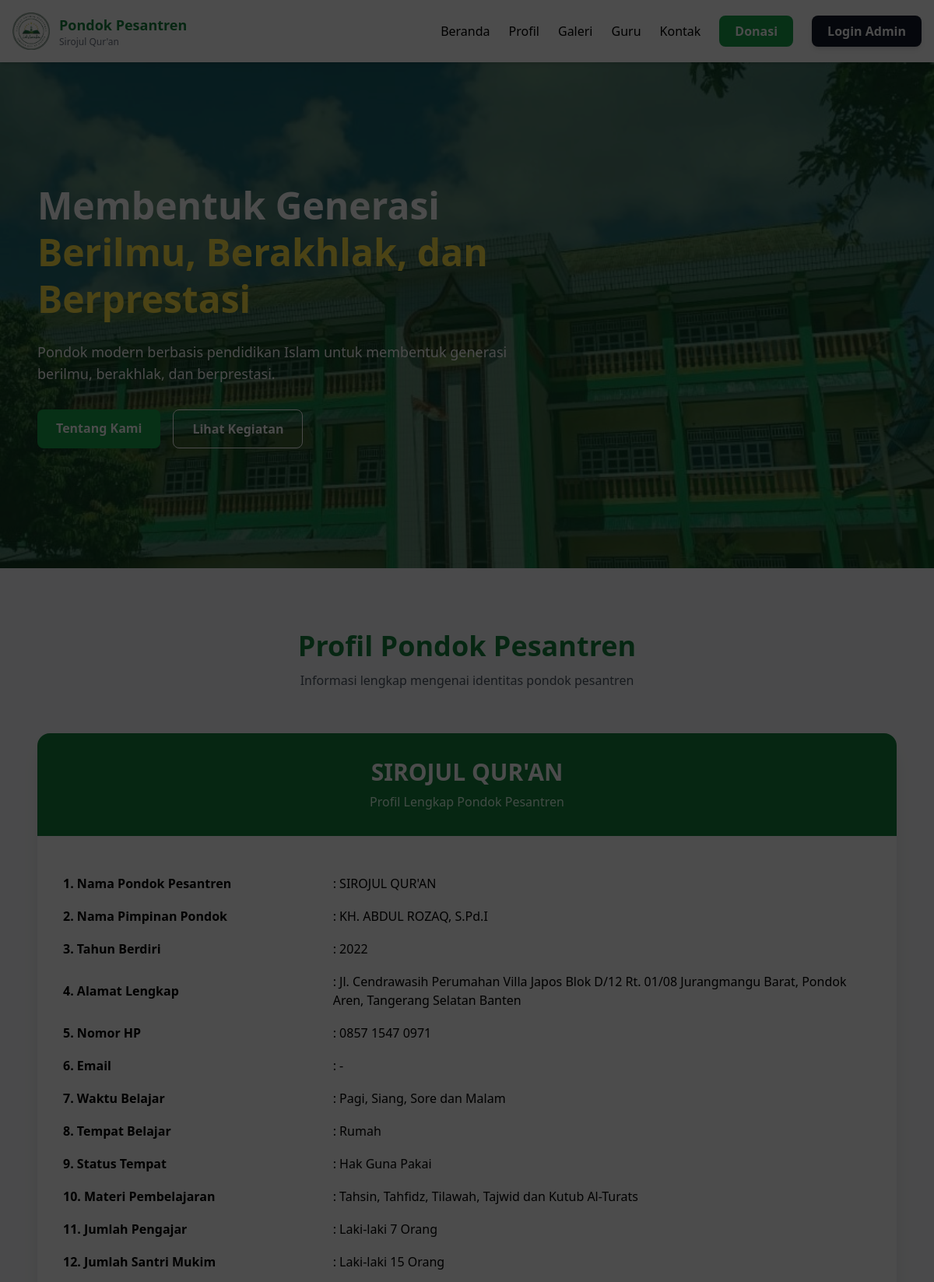
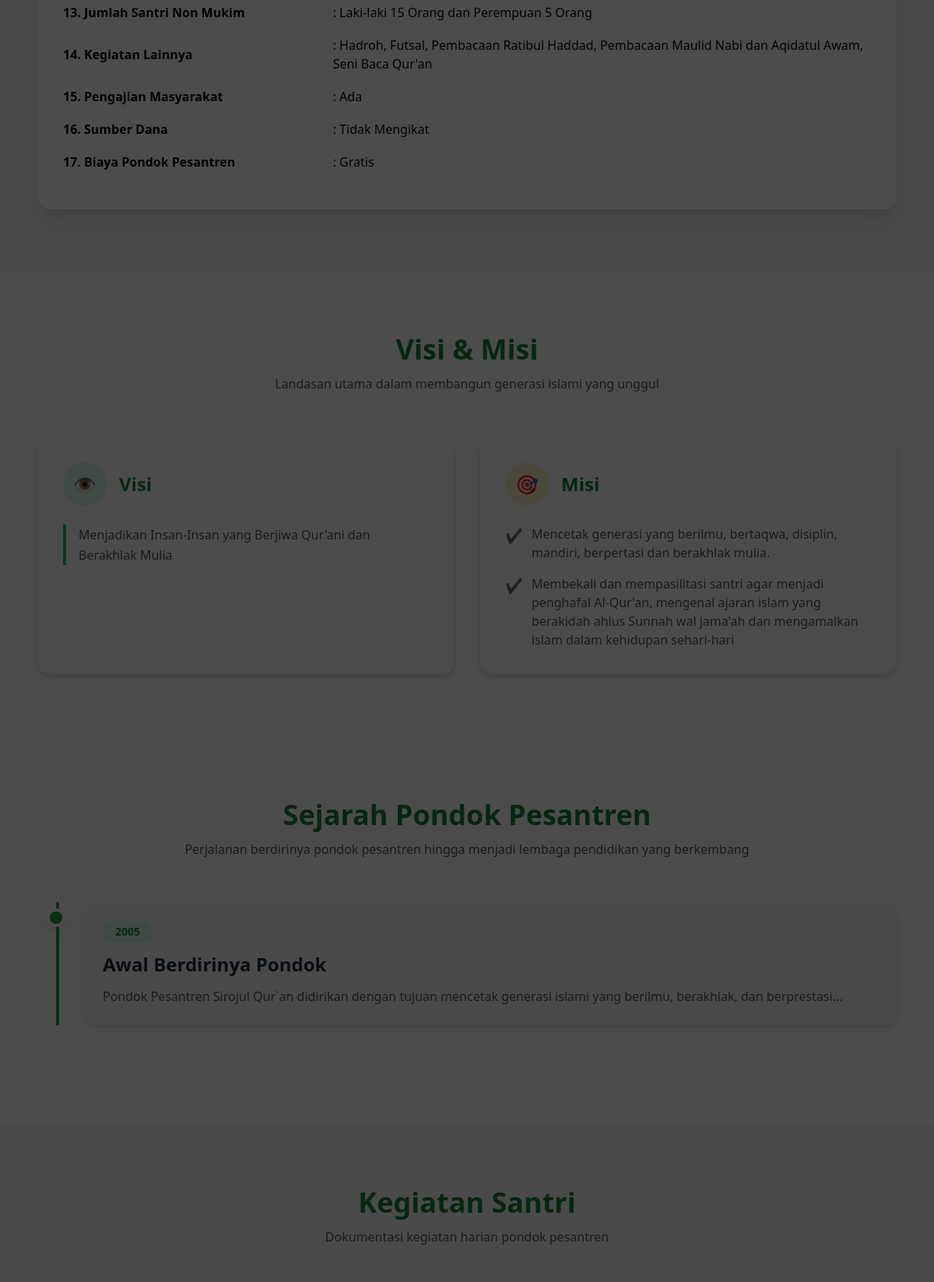
The page / (upper part) on the database its author committed (2 pictures, top to bottom).
### tables this page shows
CREATE TABLE `profil` (
  `id` int NOT NULL,
  `nama` varchar(255) DEFAULT NULL,
  `pimpinan` varchar(255) DEFAULT NULL,
  `tahun_berdiri` varchar(50) DEFAULT NULL,
  `alamat` text,
  `no_hp` varchar(50) DEFAULT NULL,
  `email` varchar(255) DEFAULT NULL,
  `waktu_belajar` varchar(255) DEFAULT NULL,
  `tempat_belajar` varchar(255) DEFAULT NULL,
  `status_tempat` varchar(255) DEFAULT NULL,
  `materi` text,
  `jumlah_pengajar` varchar(100) DEFAULT NULL,
  `jumlah_santri_mukim` varchar(100) DEFAULT NULL,
  `jumlah_santri_non_mukim` varchar(100) DEFAULT NULL,
  `kegiatan_lainnya` text,
  `pengajian_masyarakat` varchar(255) DEFAULT NULL,
  `sumber_dana` varchar(255) DEFAULT NULL,
  `biaya_pondok` varchar(255) DEFAULT NULL,
  `rekening` varchar(255) DEFAULT NULL,
  `qris` varchar(255) DEFAULT NULL,
  `logo` varchar(255) DEFAULT NULL
);

CREATE TABLE `visi` (
  `id` int NOT NULL,
  `isi` text
);

CREATE TABLE `misi` (
  `id` int NOT NULL,
  `isi` text
);

CREATE TABLE `sejarah` (
  `id` int NOT NULL,
  `judul` varchar(255) DEFAULT NULL,
  `isi` text,
  `tahun` varchar(20) DEFAULT NULL
);

### index.php (called while the page is built)
<?php include 'includes/header.php'; ?>
<?php include 'pages/home.php'; ?>

### pages/home.php (the view, shortened to what this page needs)
<?php
include 'config/database.php';
$profil = $conn->query("SELECT * FROM profil LIMIT 1")->fetch_assoc();
?>
<section class="relative h-[650px] bg-cover bg-center" style="background-image: url('uploads/banner.jpg');">
    <div class="absolute inset-0 bg-green-900/60"></div>
    <div class="relative z-10 max-w-6xl mx-auto px-6 h-full flex items-center">
        <div class="text-white max-w-2xl">
            <h1 class="text-5xl font-bold leading-tight mb-6">
                Membentuk Generasi <br>
                <span class="text-yellow-300">
                    Berilmu, Berakhlak, dan Berprestasi
                </span>
            </h1>
            <p class="text-lg mb-8">
                <?= $profil ? 'Pondok modern berbasis pendidikan Islam untuk membentuk generasi berilmu, berakhlak, dan berprestasi.' : 'Pondok pesantren modern berbasis pendidikan Islam berkualitas.' ?>
            </p>
            <div class="flex gap-4">
                <a href="profile.php" class="bg-green-600 hover:bg-green-700 px-6 py-3 rounded-lg font-semibold">
                    Tentang Kami
                </a>
                <a href="pages/galeri.php"
                    class="border border-white px-6 py-3 rounded-lg font-semibold hover:bg-white hover:text-green-700">
                    Lihat Kegiatan
                </a>
            </div>
        </div>
    </div>
</section>
<?php
$profilLengkap = $conn->query("SELECT * FROM profil LIMIT 1")->fetch_assoc();
?>
<section class="py-20 bg-gray-50">
    <div class="max-w-6xl mx-auto px-6">
        <div class="text-center mb-14">
            <h2 class="text-4xl font-bold text-green-700 mb-3">
                Profil Pondok Pesantren
            </h2>
            <p class="text-gray-600">
                Informasi lengkap mengenai identitas pondok pesantren
            </p>
        </div>
        <?php if($profilLengkap): ?>
        <div class="bg-white rounded-2xl shadow-xl overflow-hidden">
            <div class="bg-green-700 text-white p-8 text-center">
                <h3 class="text-3xl font-bold">
                    <?= $profilLengkap['nama']; ?>
                </h3>
                <p class="mt-2 text-green-100">
                    Profil Lengkap Pondok Pesantren
                </p>
            </div>
            <div class="p-8 overflow-x-auto">
                <table class="w-full border-separate border-spacing-y-4">
                    <tr>
                        <td class="font-semibold w-1/3">1. Nama Pondok Pesantren</td>
                        <td>: <?= $profilLengkap['nama']; ?></td>
                    </tr>
                    <tr>
                        <td class="font-semibold">2. Nama Pimpinan Pondok</td>
                        <td>: <?= $profilLengkap['pimpinan']; ?></td>
                    </tr>
                    <tr>
                        <td class="font-semibold">3. Tahun Berdiri</td>
                        <td>: <?= $profilLengkap['tahun_berdiri']; ?></td>
                    </tr>
                    <tr>
                        <td class="font-semibold">4. Alamat Lengkap</td>
                        <td>: <?= $profilLengkap['alamat']; ?></td>
                    </tr>
                    <tr>
                        <td class="font-semibold">5. Nomor HP</td>
                        <td>: <?= $profilLengkap['no_hp']; ?></td>
                    </tr>
                    <tr>
                        <td class="font-semibold">6. Email</td>
                        <td>: <?= $profilLengkap['email']; ?></td>
                    </tr>
                    <tr>
                        <td class="font-semibold">7. Waktu Belajar</td>
                        <td>: <?= $profilLengkap['waktu_belajar']; ?></td>
                    </tr>
                    <tr>
                        <td class="font-semibold">8. Tempat Belajar</td>
                        <td>: <?= $profilLengkap['tempat_belajar']; ?></td>
                    </tr>
                    <tr>
                        <td class="font-semibold">9. Status Tempat</td>
                        <td>: <?= $profilLengkap['status_tempat']; ?></td>
                    </tr>
                    <tr>
                        <td class="font-semibold">10. Materi Pembelajaran</td>
                        <td>: <?= $profilLengkap['materi']; ?></td>
                    </tr>
                    <tr>
                        <td class="font-semibold">11. Jumlah Pengajar</td>
                        <td>: <?= $profilLengkap['jumlah_pengajar']; ?></td>
                    </tr>
                    <tr>
                        <td class="font-semibold">12. Jumlah Santri Mukim</td>
                        <td>: <?= $profilLengkap['jumlah_santri_mukim']; ?></td>
                    </tr>
                    <tr>
                        <td class="font-semibold">13. Jumlah Santri Non Mukim</td>
                        <td>: <?= $profilLengkap['jumlah_santri_non_mukim']; ?></td>
                    </tr>
                    <tr>
                        <td class="font-semibold">14. Kegiatan Lainnya</td>
                        <td>: <?= $profilLengkap['kegiatan_lainnya']; ?></td>
                    </tr>
                    <tr>
                        <td class="font-semibold">15. Pengajian Masyarakat</td>
                        <td>: <?= $profilLengkap['pengajian_masyarakat']; ?></td>
                    </tr>
                    <tr>
                        <td class="font-semibold">16. Sumber Dana</td>
                        <td>: <?= $profilLengkap['sumber_dana']; ?></td>
                    </tr>
                    <tr>
                        <td class="font-semibold">17. Biaya Pondok Pesantren</td>
                        <td>: <?= $profilLengkap['biaya_pondok']; ?></td>
                    </tr>
                </table>
            </div>
        </div>
        <?php endif; ?>
    </div>
</section>
<section class="py-20 bg-white">
    <div class="max-w-6xl mx-auto px-6">
        <div class="text-center mb-14">
            <h2 class="text-4xl font-bold text-green-700 mb-3">
                Visi & Misi
            </h2>
            <p class="text-gray-600">
                Landasan utama dalam membangun generasi islami yang unggul
            </p>
        </div>
        <div class="grid md:grid-cols-2 gap-8">
            <div class="group bg-white border border-gray-100 rounded-2xl shadow-md p-8
                        hover:shadow-2xl hover:-translate-y-2 transition duration-300">
                <div class="flex items-center gap-4 mb-6">
                    <div class="w-14 h-14 bg-green-100 rounded-full flex items-center justify-center
                                group-hover:bg-green-600 transition">
                        <span class="text-2xl group-hover:text-white">👁️</span>
                    </div>
                    <h3 class="text-2xl font-bold text-green-700">
                        Visi
                    </h3>
                </div>
                <div class="space-y-3 text-gray-600 leading-relaxed">
                    <?php
                    $visi = $conn->query("SELECT * FROM visi");
                    if($visi && $visi->num_rows > 0):
                        while($v = $visi->fetch_assoc()):
                    ?>
                    <p class="border-l-4 border-green-500 pl-4">
                        <?= $v['isi']; ?>
                    </p>
                    <?php
                        endwhile;
                    else:
                    ?>
                    <p>Belum ada data visi</p>
                    <?php endif; ?>
                </div>
            </div>
            <div class="group bg-white border border-gray-100 rounded-2xl shadow-md p-8
                        hover:shadow-2xl hover:-translate-y-2 transition duration-300">
                <div class="flex items-center gap-4 mb-6">
                    <div class="w-14 h-14 bg-yellow-100 rounded-full flex items-center justify-center
                                group-hover:bg-yellow-500 transition">
                        <span class="text-2xl group-hover:text-white">🎯</span>
                    </div>
                    <h3 class="text-2xl font-bold text-green-700">
                        Misi
                    </h3>
                </div>
                <div class="space-y-4 text-gray-600">
                    <?php
                    $misi = $conn->query("SELECT * FROM misi");
                    if($misi && $misi->num_rows > 0):
                        while($m = $misi->fetch_assoc()):
                    ?>
                    <div class="flex items-start gap-3">
                        <span class="text-green-600 text-lg">✔</span>
                        <p><?= $m['isi']; ?></p>
                    </div>
                    <?php
                        endwhile;
                    else:
                    ?>
                    <p>Belum ada data misi</p>
                    <?php endif; ?>
                </div>
            </div>
        </div>
    </div>
</section>
<section class="py-20 bg-white">
    <div class="max-w-6xl mx-auto px-6">
        <div class="text-center mb-14">
            <h2 class="text-4xl font-bold text-green-700 mb-3">
                Sejarah Pondok Pesantren
            </h2>
            <p class="text-gray-600">
                Perjalanan berdirinya pondok pesantren hingga menjadi lembaga pendidikan yang berkembang
            </p>
        </div>
        <?php
        $sejarah = $conn->query("SELECT * FROM sejarah ORDER BY id ASC");
        ?>
        <?php if($sejarah && $sejarah->num_rows > 0): ?>
        <div class="relative border-l-4 border-green-600 ml-6">
            <?php while($s = $sejarah->fetch_assoc()): ?>
            <div class="mb-12 ml-8 relative">
                <div class="absolute -left-12 top-2 w-6 h-6 bg-green-600 rounded-full border-4 border-white shadow-lg">
                </div>
                <div class="bg-gray-50 rounded-2xl shadow-md p-6 hover:shadow-xl transition duration-300">
                    <span
                        class="inline-block bg-green-100 text-green-700 px-4 py-1 rounded-full text-sm font-semibold mb-3">
                        <?= $s['tahun']; ?>
                    </span>
                    <h3 class="text-2xl font-bold text-gray-800 mb-3">
                        <?= $s['judul']; ?>
                    </h3>
                    <p class="text-gray-600 leading-relaxed">
                        <?= $s['isi']; ?>
                    </p>
                </div>
            </div>
            <?php endwhile; ?>
        </div>
        <?php endif; ?>
    </div>
</section>
<section class="py-20 bg-gray-50">
    <div class="max-w-6xl mx-auto px-6">
        <div class="text-center mb-12">
            <h2 class="text-4xl font-bold text-green-700 mb-3">
                Kegiatan Santri
            </h2>
            <p class="text-gray-600">
                Dokumentasi kegiatan harian pondok pesantren
            </p>
        </div>
    </div>
</section>
<div id="popupPengumuman" class="fixed inset-0 bg-black/70 z-50 flex items-center justify-center px-4">
</div>

### rows shown on the page
profil: nama "SIROJUL QUR'AN", pimpinan "KH. ABDUL ROZAQ, S.Pd.I", tahun_berdiri "2022", alamat "Jl. Cendrawasih Perumahan Villa Japos Blok D/12 Rt. 01/08 Jurangmangu Barat, Pondok Aren, Tangerang Selatan Banten", no_hp "0857 1547 0971", email "-", waktu_belajar "Pagi, Siang, Sore dan Malam", tempat_belajar "Rumah", status_tempat "Hak Guna Pakai", materi "Tahsin, Tahfidz, Tilawah, Tajwid dan Kutub Al-Turats", jumlah_pengajar "Laki-laki 7 Orang", jumlah_santri_mukim "Laki-laki 15 Orang", jumlah_santri_non_mukim "Laki-laki 15 Orang dan Perempuan 5 Orang", kegiatan_lainnya "Hadroh, Futsal, Pembacaan Ratibul Haddad, Pembacaan Maulid Nabi dan Aqidatul Awam, Seni Baca Qur'an", pengajian_masyarakat "Ada", sumber_dana "Tidak Mengikat", biaya_pondok "Gratis"
visi: isi "Menjadikan Insan-Insan yang Berjiwa Qur'ani dan Berakhlak Mulia"
misi: isi "Mencetak generasi yang berilmu, bertaqwa, disiplin, mandiri, berpertasi dan berakhlak mulia."
misi: isi "Membekali dan mempasilitasi santri agar menjadi penghafal Al-Qur'an, mengenal ajaran islam yang berakidah ahlus Sunnah wal jama'ah dan mengamalkan islam dalam kehidupan sehari-hari"
sejarah: tahun "2005", judul "Awal Berdirinya Pondok", isi "Pondok Pesantren Sirojul Qur`an didirikan dengan tujuan mencetak generasi islami yang berilmu, berakhlak, dan berprestasi..."
